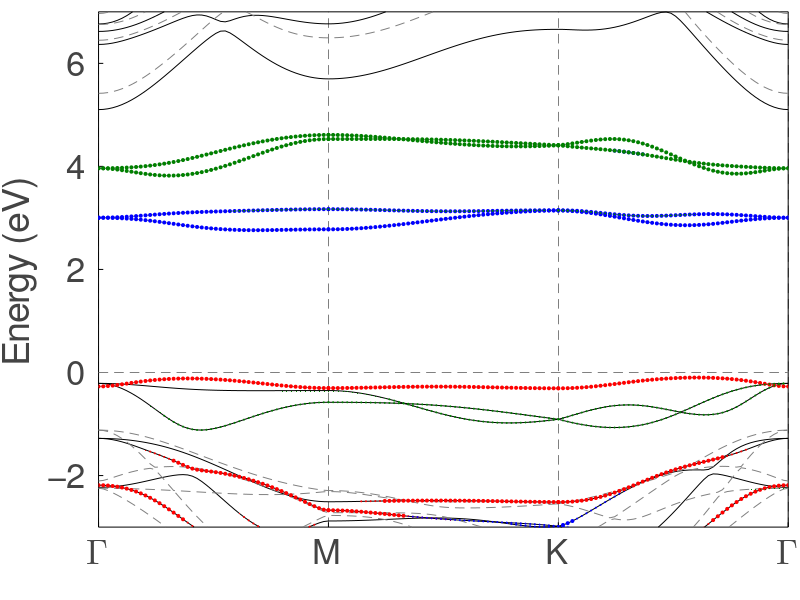

Write Julia code to recreate this figure.
using MatterEnv
using Plots
using LaTeXStrings

# load metadata from PROCAR
projection_all, _, _, projection_z, kpoints, bands = load_procar("PROCAR"; noncollinear=true)

# set Fermi energy to be zero
fermi_energy =  -3.0009
shift_energy!(bands, -fermi_energy)

# linear transformation for projected wave function
transformation_matrix1 =
[
    -1/√3   √2/√3   0       0       0;
    √2/√3   1/√3    0       0       0;
    0       0       1       0       0;
    0       0       0       √2/√3   1/√3;
    0       0       0       -1/√3   √2/√3;
]
transformation_matrix2 =
[
    1       0       0       0       0;
    0       1/√2    0       0       1/√2im;
    0       0       1       0       0;
    0       0       0       1       0;
    0       1/√2    0       0       -1/√2im;
]
projection_transformation!(projection_all, transformation_matrix1, transformation_matrix2)

# distinguish spin up and spin down, using the sign of projected wave function character
projection, bands = distinguish_spin(projection_all, projection_z, bands)

critical_points = ["Γ", "M", "K", "Γ"]      # Critical points of chosen k points
tolerance = 0.15                            # minimum value of projection character value to be plotted
magnify = 7.0                               # marker_size = magnify * projection_character
max_size = 3.0                              # maximum value of marker size

function ticks_length!(;tl=0.02)
    p = Plots.current()
    xticks, yticks = Plots.xticks(p)[1][1], Plots.yticks(p)[1][1]
    xl, yl = Plots.xlims(p), Plots.ylims(p)
    x1, y1 = zero(yticks) .+ xl[1], zero(xticks) .+ yl[1]
    sz = p.attr[:size]
    r = sz[1]/sz[2]
    dx, dy = tl*(xl[2] - xl[1]), tl*r*(yl[2] - yl[1])
    plot!([xticks xticks]', [y1 y1 .+ dy]', c=:black, labels=false)
    plot!([x1 x1 .+ dx]', [yticks yticks]', c=:black, labels=false, xlims=xl, ylims=yl)
    return Plots.current()
end

# some basic setting for the figure
plot(
    dpi = 300,
    size = (800, 600),
    framestyle = :box,
    fontfamily = "Times Roman",
    ylabel = "Energy (eV)",
    guidefontsize = 25,
    ylim = (-3.0, 7.0),
    legend = false,
    grid = :x,
    gridstyle = :dash,
    gridalpha = 1,
    tick_direction = :in,
    yticks = -2:2:6,
    yminorticks = false,
    tickfontsize = 23,
    bottom_margin = 1.0Plots.cm,
    left_margin = 1.0Plots.cm,
)

ticks_length!(;tl=0.02)

# plot all bands. black solid for spin up and gray dash line for spin down
plot!(bands, kpoints; critical_points = critical_points, colorlist = [:black, :black], stylelist = [:solid, :dash])

# plot projected band structure
plot!(projection, kpoints, bands; ion=1, orbit=7, markeralpha =1, markerstrokecolor=:red, markercolor=:red,  tolerance=tolerance, max_size=max_size, magnify=magnify)
plot!(projection, kpoints, bands; ion=1, orbit=6, markeralpha =1, markerstrokecolor=:orange, markercolor=:orange, tolerance=tolerance, max_size=max_size, magnify=magnify)
plot!(projection, kpoints, bands; ion=1, orbit=9, markeralpha =1, markerstrokecolor=:blue, markercolor=:blue, tolerance=tolerance, max_size=max_size, magnify=magnify)
plot!(projection, kpoints, bands; ion=1, orbit=5, markeralpha =1, markerstrokecolor=:green, markercolor=:green, tolerance=tolerance, max_size=max_size, magnify=magnify)
plot!(projection, kpoints, bands; ion=1, orbit=8, markeralpha =1, markerstrokecolor=:green, markercolor=:green, tolerance=tolerance, max_size=max_size, magnify=magnify)

# grid line
plot!([0, length(kpoints)], [0, 0], linecolor = :gray, linestyle = :dash, label=nothing)

savefig("band.png")
